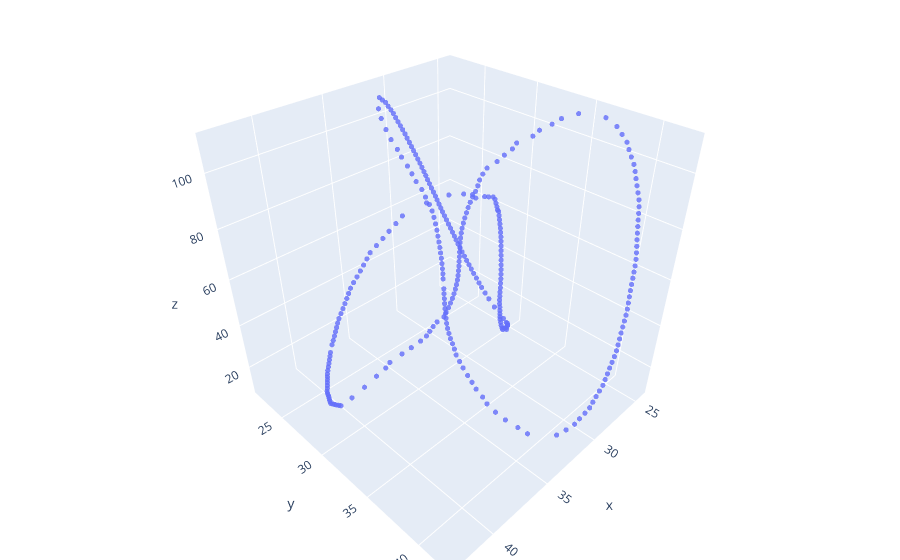

This figure's notebook cell:
### Markdown cell above
Now propagate the knot up to a certain, pre-defined distance

### Code cell
FB = PropKnots(z0, nz, field, maxx, la, False, compress_len=64) # Backwards propagation direction 
F = PropKnots(z0, nz, field, maxx, la, True, compress_len=64) # Forwards propagation direction 

# Swap the elements of the backwards propagating array s.t. the field at z=0 is at the end
temp = FB.copy()
for i in range(len(FB)):
    FB[i] = temp[len(FB)-1-i]

# Store forward/backwards propagated beams onto a single array. 
TP = np.concatenate((FB,F))

# Now compute and plot the singularities. The plotted singularities are scaled in the z-direction by a factor of 2 
sing = Singular2(TP,True)
KnotPlot(sing,2)

### Figure 1 — Plotly figure (JSON) as saved in the notebook; plotly's stock layout.template omitted (floating-point values rounded to 4 significant figures; data arrays with more than 128 entries replaced by an {"elided": "..."} marker saying what was removed)
{"data": [{"marker": {"opacity": 0.8, "size": 3}, "mode": "markers", "type": "scatter3d", "x": {"elided": "304 float values"}, "y": {"elided": "304 float values"}, "z": {"elided": "304 int values"}}], "layout": {"margin": {"b": 0, "l": 0, "r": 0, "t": 0}}}
